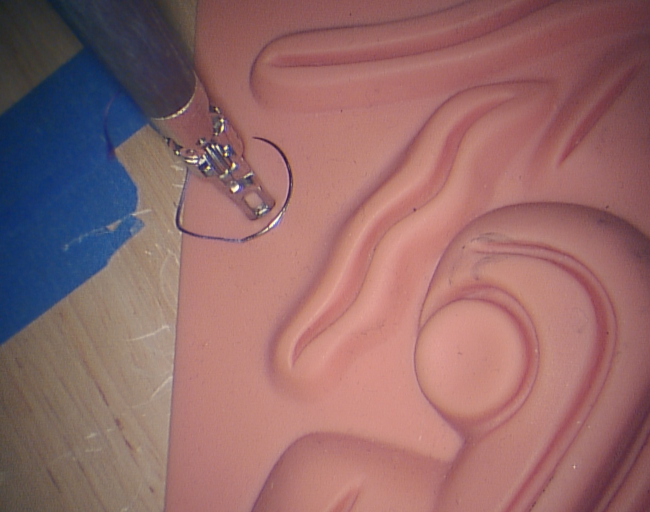
#> input picture R6_REPRODUCTION/examples/failed_trial/closed/left_rect.jpg, 1300 x 1024 px (shown at 1/2 size)
$ python r4d2_auto_seg.py ../../../../R6_REPRODUCTION/examples/failed_trial/closed/left_rect.jpg
#> lines starting #> are read from the running program, lines starting #| are printed output that depends on the picture; after the words box and inside, x2 and y2 are one past the last pixel; in counts of white or black regions, pixels touching at a corner belong together
#> further down, im is the input picture: shape (1024, 1300, 3); mean B, G, R 106, 105.6, 147.1
#!/usr/bin/env python3
"""Automatic needle segmentation on a physical-left rectified image (no ROI, no human input).

1. colour candidates: pixels clearly less red (R-G) or darker (max RGB) than the pad (pad stats estimated from the image itself)
2. thin-structure filter: remove wide blobs (tool, background, shadows) found by a morphological opening with a disk
3. RANSAC circle on the thin candidates (radius limited to a needle range in px, from --z-mm range and 6..12 mm)
4. arc extent: contiguous angular run of inliers; purple (suture thread, B-G high) runs are trimmed; span capped at --max-span
5. mask = colour candidates within the circle band and the angular range
Returns the mask plus diagnostics (radius, span, inlier fraction, band residual, confidence flag).
usage: r4d2_auto_seg.py IMAGE [--out MASK.png] [--overlay OV.png]
"""
import argparse, json, math, os, sys, numpy as np, cv2
sys.path.insert(0, os.path.join(os.path.dirname(os.path.dirname(os.path.dirname(os.path.abspath(__file__)))), 'scripts/r2_realrobot'))
FX = 1860.724932

def pad_stats(im):
    red = im[:, :, 2] - im[:, :, 1]; V = im.max(2)
    pink = red > 40
    return float(np.median(red[pink])), float(np.median(V[pink]))

def candidates(im, dred=22, dV=55, ksz=41):
    """local-contrast candidates: compared with the local median (removes vignetting / illumination gradients).
    A pixel is needle-like if it is clearly less red than its surroundings, or much darker AND somewhat less red
    (pad grooves/shadows get darker but stay red)."""
#> called with dred = 22, dV = 55, ksz = 41
    red = np.clip(im[:, :, 2] - im[:, :, 1] + 128, 0, 255).astype(np.uint8); V = im.max(2).astype(np.uint8)
    sm = lambda x: cv2.resize(cv2.medianBlur(cv2.resize(x, None, fx=0.25, fy=0.25, interpolation=cv2.INTER_AREA), ksz // 4 * 2 + 1), (x.shape[1], x.shape[0]), interpolation=cv2.INTER_LINEAR).astype(int)
    dr = sm(red) - red.astype(int); dv = sm(V) - V.astype(int)
    c = ((dr > dred) | ((dv > dV) & (dr > 8))).astype(np.uint8)
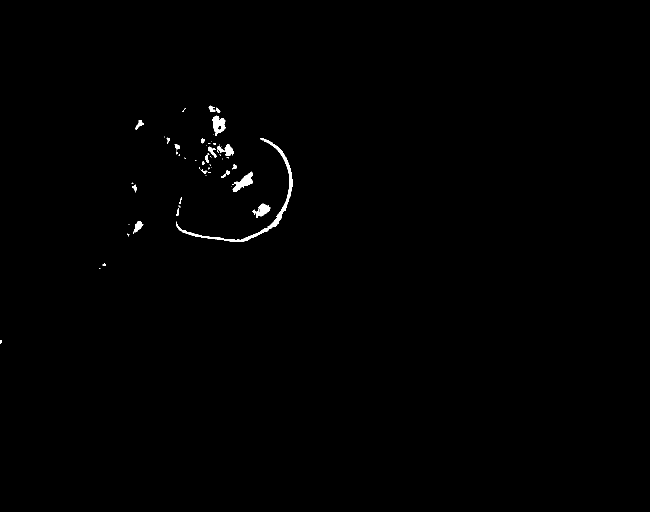
#> c: shape (1024, 1300) (shown at 1/2 size); values 0 (black) and 1 (white), 0.44% white; 60 white regions (37 under 20 px), largest, box (x1, y1, x2, y2) and area: (352, 276, 586, 484) 2189, (464, 343, 506, 384) 698, (425, 231, 451, 271) 636
    return cv2.morphologyEx(c, cv2.MORPH_OPEN, np.ones((2, 2), np.uint8))
#> returned value: shape (1024, 1300); values 0 (black) and 1 (white), 0.42% white; 38 white regions (14 under 20 px), largest, box (x1, y1, x2, y2) and area: (353, 277, 587, 485) 2154, (467, 345, 507, 385) 687, (426, 233, 452, 272) 632

def thin_only(c, wide_r=18):
#> called with wide_r = 18
    k = cv2.getStructuringElement(cv2.MORPH_ELLIPSE, (2 * wide_r + 1, 2 * wide_r + 1))
    wide = cv2.morphologyEx(c, cv2.MORPH_OPEN, k)
#> wide: shape (1024, 1300); every value is 0
    wide = cv2.dilate(wide, np.ones((7, 7), np.uint8))
    t = c & (1 - wide)
    n, lab, st, _ = cv2.connectedComponentsWithStats(t)
#> lab: shape (1024, 1300) int32; 39 distinct labels, from 0 to 38
#> n = 39; st = 39 rows, first 6: [0, 0, 1300, 1024, 1325557], [419, 213, 13, 12, 93], [428, 215, 3, 2, 6], [433, 217, 8, 10, 53], [366, 222, 3, 3, 7], [426, 233, 26, 39, 632]
    keep = np.zeros_like(t)
    for i in range(1, n):
        x, y, w, h, a = st[i]
        if a >= 40 and max(w, h) >= 25: keep[lab == i] = 1   # drop specks
#> this loop made 38 passes
#> (x, y, w, h, a) on passes 1 to 12: (419, 213, 13, 12, 93), (428, 215, 3, 2, 6), (433, 217, 8, 10, 53), (366, 222, 3, 3, 7), (426, 233, 26, 39, 632), (271, 241, 17, 19, 131), (335, 277, 5, 9, 31), (353, 277, 234, 208, 2154), (403, 278, 7, 9, 51), (428, 287, 5, 3, 13), (351, 289, 10, 10, 68), (450, 289, 19, 24, 289)
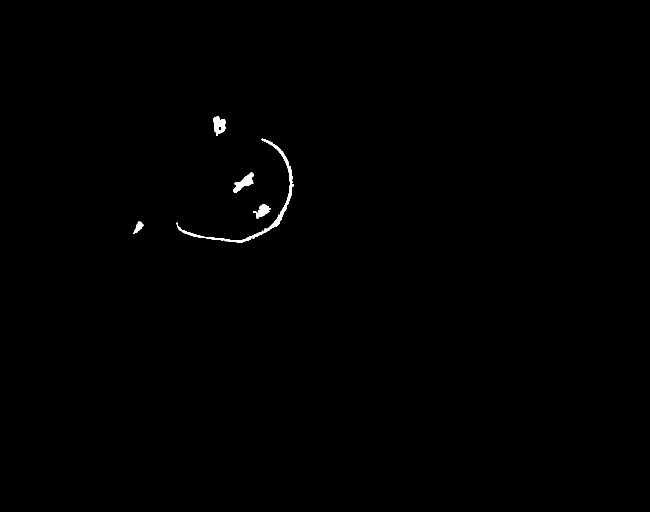
#> keep: shape (1024, 1300) (shown at 1/2 size); values 0 (black) and 1 (white), 0.31% white; 5 white regions, box (x1, y1, x2, y2) and area: (353, 277, 587, 485) 2154, (467, 345, 507, 385) 687, (426, 233, 452, 272) 632, (506, 408, 542, 437) 476, (267, 443, 287, 468) 233
    return keep, wide

def circle3(p):
    (x1, y1), (x2, y2), (x3, y3) = p
    d = 2 * (x1 * (y2 - y3) + x2 * (y3 - y1) + x3 * (y1 - y2))
    if abs(d) < 1e-6: return None
    ux = ((x1 ** 2 + y1 ** 2) * (y2 - y3) + (x2 ** 2 + y2 ** 2) * (y3 - y1) + (x3 ** 2 + y3 ** 2) * (y1 - y2)) / d
    uy = ((x1 ** 2 + y1 ** 2) * (x3 - x2) + (x2 ** 2 + y2 ** 2) * (x1 - x3) + (x3 ** 2 + y3 ** 2) * (x2 - x1)) / d
    return ux, uy, math.hypot(x1 - ux, y1 - uy)

def arc_run(ang, gap_deg=12):
    """largest contiguous angular run (deg) of the given angles; returns (start, span)"""
    a = np.sort(np.mod(ang, 360)); g = np.diff(np.r_[a, a[0] + 360])
    # split at gaps larger than gap_deg, take the run with most coverage
    cuts = np.where(g > gap_deg)[0]
    if len(cuts) == 0: return 0.0, 360.0
    best = (0, 0, 0)
    for k in range(len(cuts)):
        s_idx = (cuts[k] + 1) % len(a); e_idx = cuts[(k + 1) % len(cuts)]
        s, e = a[s_idx], a[e_idx]; span = (e - s) % 360
        if span > best[2]: best = (s, e, span)
    return float(best[0]), float(best[2])

def segment(im, z_range=(65, 115), r_mm=(6.0, 12.0), max_span=170.0, band=None, seed=0, needle_arc_deg=None, depth_mm=None):
    im = im.astype(int); c = candidates(im); t, wide = thin_only(c)
    ys, xs = np.nonzero(t); diag = {'n_thin_px': int(len(xs))}
#> after `ys, xs = np.nonzero(t)`: ys = 4182 values from 233 to 484; xs = 4182 values, max 586 at index 1700, min 267 at index 3491, mean 488.6
#> after `diag = {'n_thin_px': int(len(xs))}`: diag = {'n_thin_px': 4182}
    if len(xs) < 80: return None, dict(diag, ok=False, reason='too few thin candidates')
    rmin, rmax = r_mm[0] * FX / z_range[1], r_mm[1] * FX / z_range[0]
    dt = cv2.distanceTransform(t, cv2.DIST_L2, 3); halfw = float(np.clip(np.percentile(dt[t > 0], 90), 2, 15)); tol = band or halfw + 2.0
#> after `halfw = float(np.clip(np.percentile(dt[t > 0], 90), 2, 15))`: halfw = 4.65
#> after `tol = band or halfw + 2.0`: tol = 6.65
    P = np.c_[xs, ys].astype(float); rng = np.random.default_rng(seed); idx = rng.choice(len(P), size=min(len(P), 4000), replace=False); S = P[idx]
#> after `P = np.c_[xs, ys].astype(float)`: P = 4182 pairs, first value 267 to 586, second value 233 to 484
#> after `idx = rng.choice(len(P), size=min(len(P), 4000), replace=False)`: idx = 4000 values, max 4181 at index 3549, min 0 at index 3501, mean 2091.2
#> after `S = P[idx]`: S = 4000 pairs, first value 267 to 586, second value 233 to 484
    best = None
    for _ in range(3000):
        c3 = circle3(S[rng.choice(len(S), 3, replace=False)])
        if c3 is None or not (rmin <= c3[2] <= rmax): continue
        r = np.abs(np.hypot(S[:, 0] - c3[0], S[:, 1] - c3[1]) - c3[2]); inl = r < tol
        if inl.sum() < 30: continue
        ang = np.degrees(np.arctan2(S[inl, 1] - c3[1], S[inl, 0] - c3[0])); _, span = arc_run(ang)
        score = inl.sum() * min(span, max_span) / max_span
        if best is None or score > best[0]: best = (score, c3)
#> this loop made 3000 passes
#> (x1 in circle3, y1 in circle3, x2 in circle3, y2 in circle3, x3 in circle3, y3 in circle3, d in circle3, ux in circle3) on passes 1, 37: (376, 465, 565, 427, 572, 412, -5138, 454.5), (581, 376, 485, 482, 544, 290, 24356, 470.6)
#> (x1 in circle3, y1 in circle3, x2 in circle3, y2 in circle3, x3 in circle3, y3 in circle3, d in circle3, ux in circle3) on passes 5, 6, 7, 8, 10, 11: (402, 472, 435, 241, 479, 374, 29106, 341.9), (494, 351, 443, 479, 440, 263, 22800, 360.9), (376, 465, 503, 365, 429, 239, -46804, 387), (501, 359, 286, 451, 571, 420, -39110, 436), (281, 445, 273, 459, 524, 462, -7076, 397.8), (281, 456, 579, 357, 550, 296, -42098, 425.4)
    if best is None: return None, dict(diag, ok=False, reason='no circle found')
    cx, cy, R = best[1]
    for _ in range(3):  # refine on all thin pixels in the band (algebraic fit)
        d = np.abs(np.hypot(P[:, 0] - cx, P[:, 1] - cy) - R); Q = P[d < tol]
        A = np.c_[2 * Q[:, 0], 2 * Q[:, 1], np.ones(len(Q))]; s = np.linalg.lstsq(A, (Q ** 2).sum(1), rcond=None)[0]
        cx, cy = s[0], s[1]; R = math.sqrt(s[2] + cx ** 2 + cy ** 2)
    d = np.abs(np.hypot(P[:, 0] - cx, P[:, 1] - cy) - R); Q = P[d < tol]
    ang = np.degrees(np.arctan2(Q[:, 1] - cy, Q[:, 0] - cx)); a0, span = arc_run(ang)
    # thread trimming: per 5-degree bin colour along the arc, drop purple bins at the run ends
    hsv = cv2.cvtColor(im.astype(np.uint8), cv2.COLOR_BGR2HSV); Hh, Ss = hsv[:, :, 0].astype(int), hsv[:, :, 1].astype(int); bins = []
#> after `hsv = cv2.cvtColor(im.astype(np.uint8), cv2.COLOR_BGR2HSV)`: hsv: shape (1024, 1300, 3); mean H, S, V 49.6, 95.6, 154.5
#> after `Hh, Ss = (hsv[:, :, 0].astype(int), hsv[:, :, 1].astype(int))`:
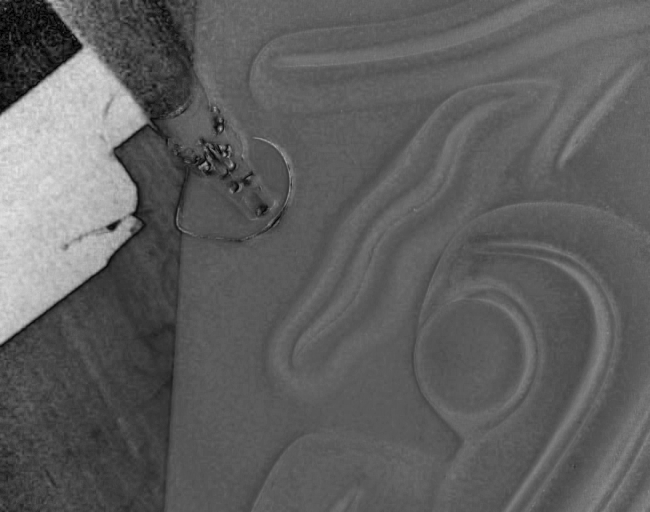
#> Ss: shape (1024, 1300) int64 (shown at 1/2 size); min 0, max 233, mean 95.6
    for k in range(int(math.ceil(span / 5))):
        lo = a0 + 5 * k; sel = ((ang - lo) % 360) < 5
        pts = Q[sel].astype(int)
        if len(pts) >= 3:
            h_, s_ = Hh[pts[:, 1], pts[:, 0]], Ss[pts[:, 1], pts[:, 0]]
            bins.append(float(np.mean((h_ >= 115) & (h_ <= 165) & (s_ >= 45))))   # fraction of purple, saturated pixels
        else: bins.append(np.nan)
    bins = np.array(bins); purple = np.nan_to_num(bins, nan=0) > 0.5
    s_k, e_k = 0, len(bins)
    while s_k < e_k and purple[s_k]: s_k += 1
#> this loop made 0 passes
    while e_k > s_k and purple[e_k - 1]: e_k -= 1
#> this loop made 9 passes
    a0t, spant = a0 + 5 * s_k, 5 * (e_k - s_k); trimmed = 5 * (len(bins) - (e_k - s_k))
    if spant > max_span:  # keep the less purple end-segment of length max_span
        nb = int(max_span // 5); win = [np.nansum(bins[s_k + i: s_k + i + nb]) for i in range(e_k - s_k - nb + 1)]
        i0 = int(np.argmin(win)); a0t, spant = a0 + 5 * (s_k + i0), 5 * nb
    # which end carries the suture? thin candidates just outside the circle band beyond each end
    ends = {}
    for side, ae in (('start', a0t), ('end', a0t + spant)):
        ex, ey = cx + R * math.cos(math.radians(ae)), cy + R * math.sin(math.radians(ae))
        near = np.hypot(P[:, 0] - ex, P[:, 1] - ey) < 60; outside = np.abs(np.hypot(P[:, 0] - cx, P[:, 1] - cy) - R) > tol + 2
        ends[side] = int((near & outside).sum())
#> this loop made 2 passes
#> (side, ae) on passes 1 to 2: ('start', 308.6), ('end', 438.6)
    thread_side = max(ends, key=ends.get) if max(ends.values()) > 30 else None
    capped = 0.0
    if needle_arc_deg and thread_side is not None and spant > needle_arc_deg + 10:
        capped = spant - (needle_arc_deg + 10)
        if thread_side == 'start': a0t += capped
        spant -= capped   # thread at 'end' (or unknown): trim the end
    H, W = t.shape; yy, xx = np.mgrid[0:H, 0:W]
#> after `yy, xx = np.mgrid[0:H, 0:W]`:
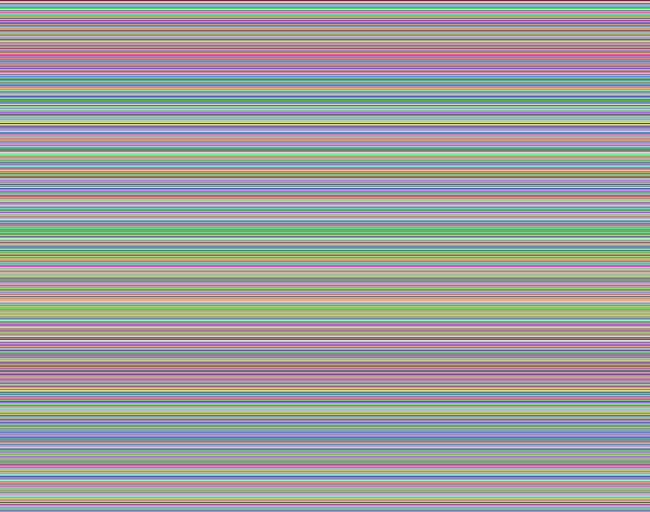
#> yy: shape (1024, 1300) int64 (shown at 1/2 size); 1024 distinct labels, from 0 to 1023; one colour per label, 0 black
    rr = np.hypot(xx - cx, yy - cy); aa = (np.degrees(np.arctan2(yy - cy, xx - cx)) - a0t) % 360
#> after `rr = np.hypot(xx - cx, yy - cy)`:
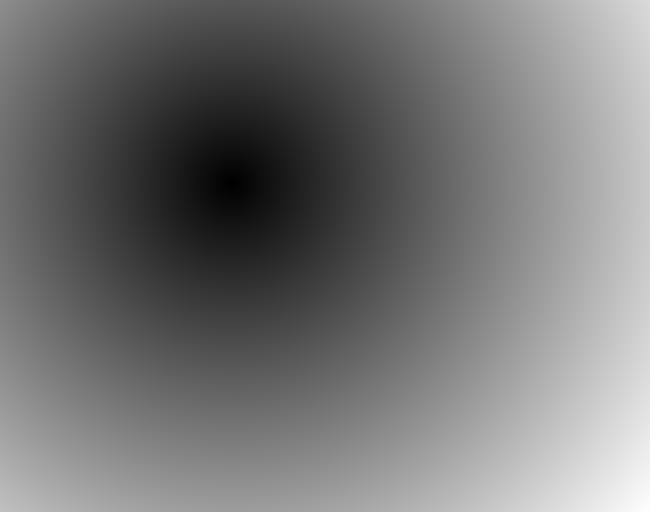
#> rr: shape (1024, 1300) float64 (shown at 1/2 size); min 0.337, max 1062.1, mean 487.5; drawn with min black and max white
#> after `aa = (np.degrees(np.arctan2(yy - cy, xx - cx)) - a0t) % 360`:
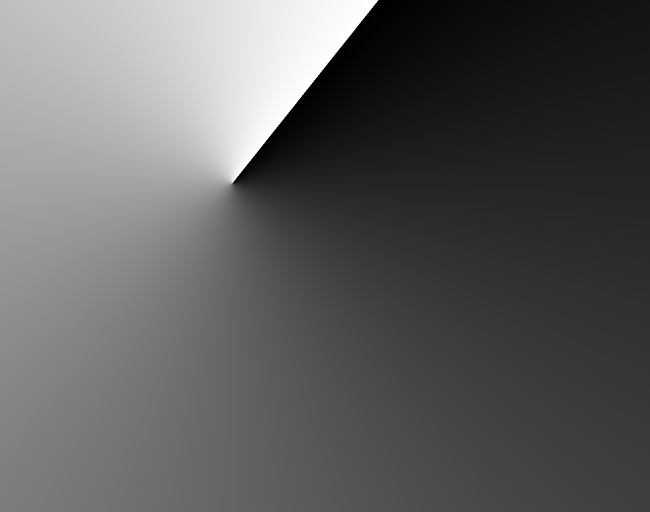
#> aa: shape (1024, 1300) float64 (shown at 1/2 size); min 0, max 360, mean 133.4; drawn with min black and max white
    mask = (np.abs(rr - R) < tol + 1) & (aa <= spant) & (c > 0) & (wide == 0)
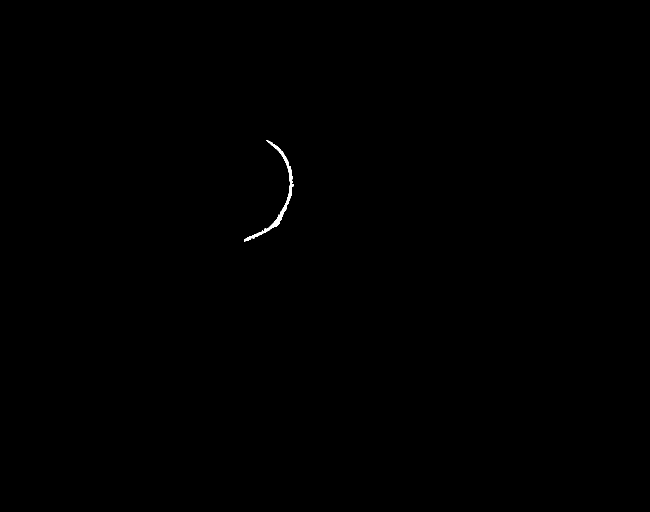
#> mask: shape (1024, 1300) bool (shown at 1/2 size); 0.12% white; 1 white region, box (x1, y1, x2, y2) and area: (488, 280, 587, 484) 1533
    mask = cv2.morphologyEx(mask.astype(np.uint8), cv2.MORPH_CLOSE, np.ones((5, 5), np.uint8))
#> mask: shape (1024, 1300); values 0 (black) and 1 (white), 0.12% white; 1 white region, box (x1, y1, x2, y2) and area: (488, 280, 587, 484) 1560
    n, lab, st, _ = cv2.connectedComponentsWithStats(mask); keep = np.zeros_like(mask)
    for i in range(1, n):
        if st[i, 4] >= 30: keep[lab == i] = 1
    inl_frac = float((d < tol).sum() / max(len(P), 1)); band_rms = float(np.sqrt(np.mean(d[d < tol] ** 2)))
    angk = (np.degrees(np.arctan2(Q[:, 1] - cy, Q[:, 0] - cx)) - a0t) % 360; angk = angk[angk <= spant]
    coverage = float(len(np.unique((angk // 2).astype(int))) / max(spant / 2, 1))
    diag.update(ok=True, centre_px=[cx, cy], R_px=R, halfwidth_px=halfw, arc_start_deg=a0t, arc_span_deg=float(spant), thread_trimmed_deg=float(trimmed),
                inlier_frac_of_thin=inl_frac, band_rms_px=band_rms, mask_px=int(keep.sum()), arc_coverage=coverage, thread_side=thread_side, end_outside_px=ends, capped_deg=float(capped),
                confident=bool(spant >= 60 and coverage >= 0.7 and band_rms < 0.6 * tol and keep.sum() > 300))
    if depth_mm is not None and keep.sum() > 50:
        import r2_arc as A
        try:
            fa = A.fit(A.backproject(depth_mm, cv2.erode(keep, np.ones((3, 3), np.uint8)) > 0)[0])
            diag.update(arc3d_R_mm=fa['R_mm'], arc3d_rms_mm=fa['rms_mm'], arc3d_span_deg=fa['arc_deg'])
            diag['confident'] = bool(diag['confident'] and 7.5 <= fa['R_mm'] <= 10.5 and fa['rms_mm'] < 0.6)
        except Exception as e: diag.update(arc3d_error=str(e), confident=False)
    return keep.astype(bool), diag

def overlay(im, mask, diag):
    ov = im.copy(); cnt, _ = cv2.findContours(mask.astype(np.uint8), cv2.RETR_EXTERNAL, cv2.CHAIN_APPROX_NONE); cv2.drawContours(ov, cnt, -1, (0, 255, 0), 1)
    if diag.get('ok'):
        cx, cy = diag['centre_px']; cv2.circle(ov, (int(cx), int(cy)), int(diag['R_px']), (255, 255, 0), 1)
    return ov

if __name__ == '__main__':
    ap = argparse.ArgumentParser(); ap.add_argument('image'); ap.add_argument('--out'); ap.add_argument('--overlay'); a = ap.parse_args()
    im = cv2.imread(a.image); m, dg = segment(im); print(json.dumps(dg, indent=1))
    if m is not None and a.out: cv2.imwrite(a.out, m.astype(np.uint8) * 255)
    if m is not None and a.overlay: cv2.imwrite(a.overlay, overlay(im, m, dg))
